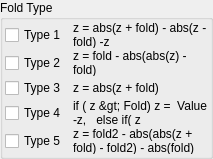
    <widget class="QGroupBox" name="groupBox">
     <property name="title">
      <string>Fold Type</string>
     </property>
     <layout class="QVBoxLayout" name="verticalLayout_3">
      <property name="leftMargin">
       <number>2</number>
      </property>
      <property name="topMargin">
       <number>2</number>
      </property>
      <property name="rightMargin">
       <number>2</number>
      </property>
      <property name="bottomMargin">
       <number>2</number>
      </property>
      <item>
       <layout class="QGridLayout" name="gridLayout" columnstretch="0,1">
        <property name="verticalSpacing">
         <number>2</number>
        </property>
        <item row="2" column="1">
         <widget class="QLabel" name="label_3">
          <property name="text">
           <string notr="true">z = abs(z + fold)</string>
          </property>
          <property name="wordWrap">
           <bool>true</bool>
          </property>
         </widget>
        </item>
        <item row="1" column="1">
         <widget class="QLabel" name="label_4">
          <property name="text">
           <string notr="true">z = fold - abs(abs(z) - fold)</string>
          </property>
          <property name="wordWrap">
           <bool>true</bool>
          </property>
         </widget>
        </item>
        <item row="2" column="0">
         <widget class="MyCheckBox" name="checkBox_transf_function_enabledAz_false">
          <property name="text">
           <string>Type 3</string>
          </property>
         </widget>
        </item>
        <item row="0" column="0">
         <widget class="MyCheckBox" name="checkBox_transf_function_enabledAx">
          <property name="text">
           <string>Type 1</string>
          </property>
         </widget>
        </item>
        <item row="3" column="1">
         <widget class="QLabel" name="label_8">
          <property name="text">
           <string notr="true">if ( z &gt; Fold) z =  Value -z,   else if( z &lt;Fold) z = - Value - z,</string>
          </property>
          <property name="wordWrap">
           <bool>true</bool>
          </property>
         </widget>
        </item>
        <item row="1" column="0">
         <widget class="MyCheckBox" name="checkBox_transf_function_enabledAy_false">
          <property name="text">
           <string>Type 2</string>
          </property>
         </widget>
        </item>
        <item row="0" column="1">
         <widget class="QLabel" name="label">
          <property name="text">
           <string notr="true">z = abs(z + fold) - abs(z - fold) -z</string>
          </property>
          <property name="wordWrap">
           <bool>true</bool>
          </property>
         </widget>
        </item>
        <item row="3" column="0">
         <widget class="MyCheckBox" name="checkBox_transf_function_enabledx_false">
          <property name="text">
           <string>Type 4</string>
          </property>
         </widget>
        </item>
        <item row="4" column="0">
         <widget class="MyCheckBox" name="checkBox_transf_function_enabledy_false">
          <property name="text">
           <string>Type 5</string>
          </property>
         </widget>
        </item>
        <item row="4" column="1">
         <widget class="QLabel" name="label_6">
          <property name="text">
           <string notr="true">z = fold2 - abs(abs(z + fold) - fold2) - abs(fold)</string>
          </property>
          <property name="wordWrap">
           <bool>true</bool>
          </property>
         </widget>
        </item>
       </layout>
      </item>
     </layout>
    </widget>
